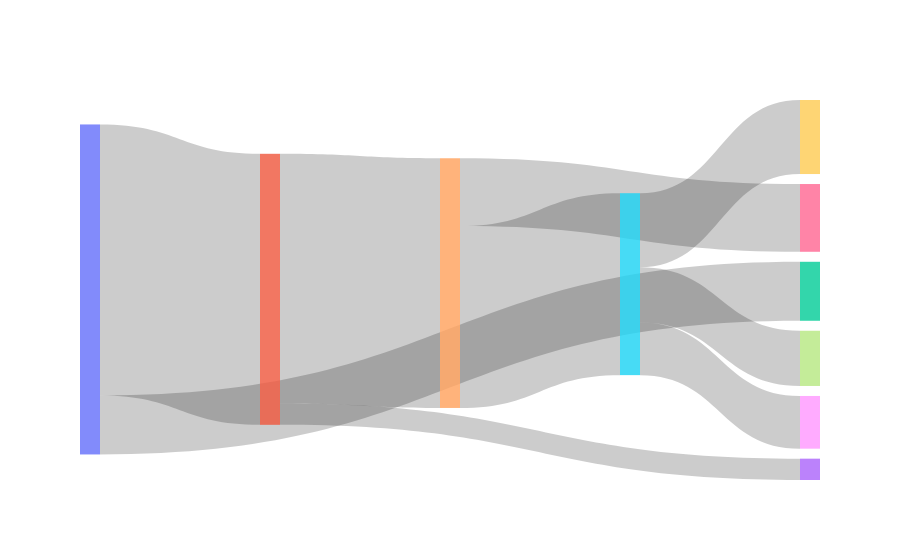

Source (notebook cell):
### Code cell
import plotly.graph_objects as go

# 创建桑基图的数据
labels = ["" for i in range(10)]
source = [0, 0, 1, 1, 4, 4, 5, 5, 5]
target = [1, 2, 3, 4, 5, 6, 7, 8, 9]
value = [216, 263 - 216, 216-199, 199, 145, 199 - 145, 44, 42, 59]
xs = [0.0, 0.2, 0.2, 0.4, 0.4, 0.6, 0.6, 0.8, 0.8, 0.8]
ys = [0.0, 0.0, 0.0, 0.0, 0.0, 0.0, 0.0, 0.0, 0.0, 0.0]
# 创建桑基图的布局
fig = go.Figure(
    go.Sankey(
        # orientation = "v",
        arrangement="snap",
        node={
            "pad":10,
            "thickness":20,
            "line":dict(color="black", width=0.0),
            "label":labels,
            "x":xs,
            "y":ys,
        },
        link=dict(source=source, target=target, value=value),
    )
)

# fig.write_image(f"{HOME}/figures/preprocessing_and_PSM.svg")
fig.show()

### Figure 1 — Plotly figure (JSON) as saved in the notebook; plotly's stock layout.template omitted (floating-point values rounded to 4 significant figures)
{"data": [{"arrangement": "snap", "link": {"source": [0, 0, 1, 1, 4, 4, 5, 5, 5], "target": [1, 2, 3, 4, 5, 6, 7, 8, 9], "value": [216, 47, 17, 199, 145, 54, 44, 42, 59]}, "node": {"label": ["", "", "", "", "", "", "", "", "", ""], "line": {"color": "black", "width": 0}, "pad": 10, "thickness": 20, "x": [0, 0.2, 0.2, 0.4, 0.4, 0.6, 0.6, 0.8, 0.8, 0.8], "y": [0, 0, 0, 0, 0, 0, 0, 0, 0, 0]}, "type": "sankey"}], "layout": {}}
